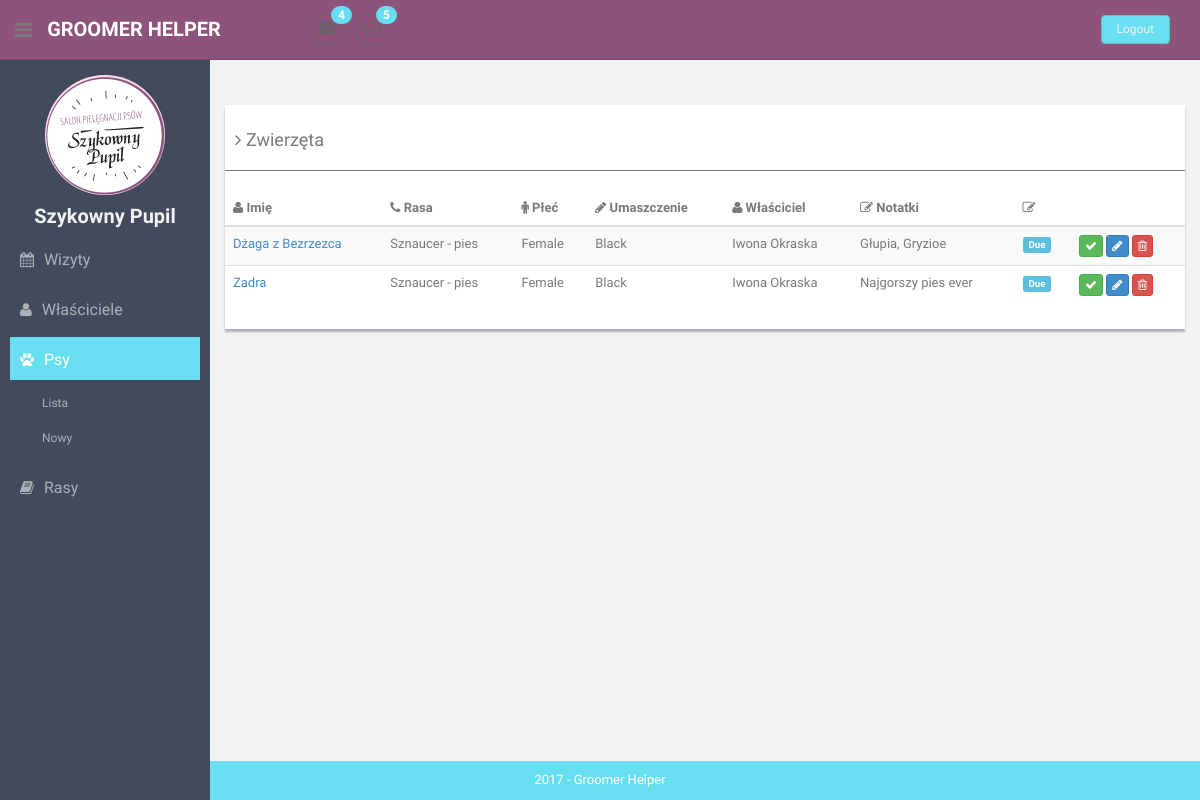
Before: /animals/ with the older database file.
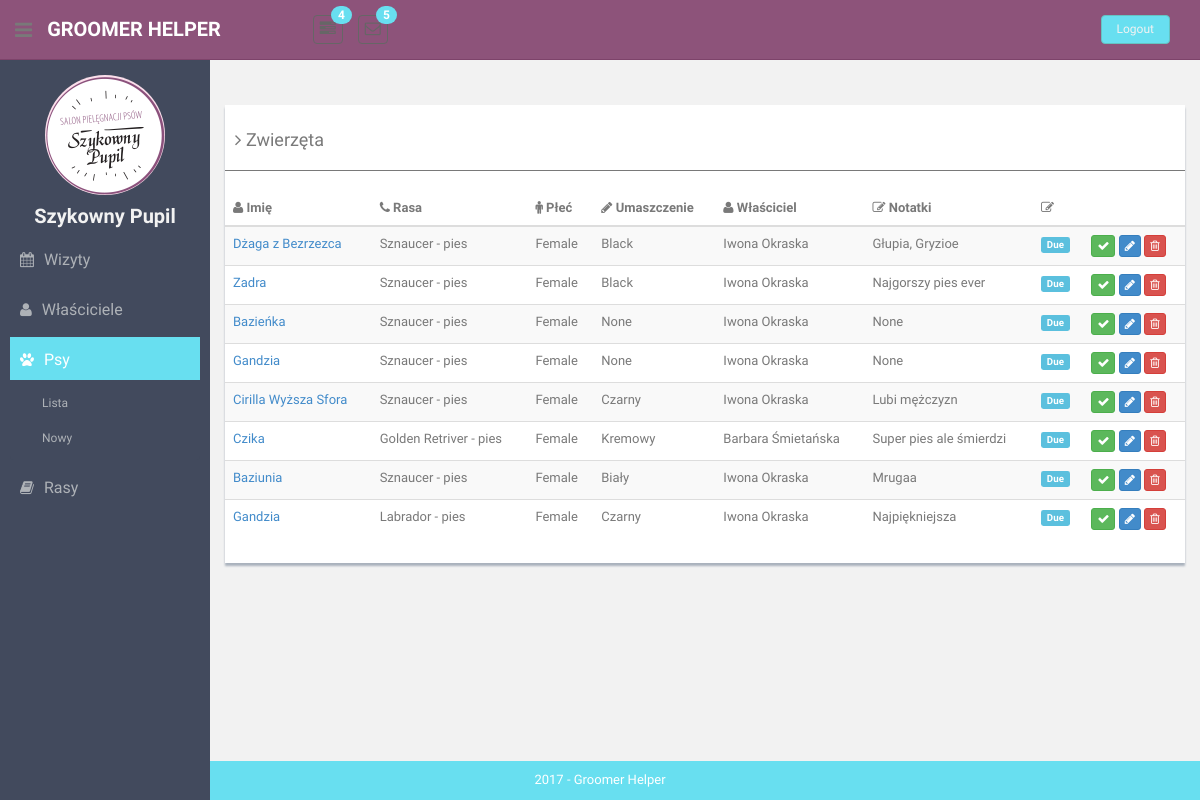
After: the same page with the newer database file.
### animals/models.py (models this page shows, shortened)
class Animal(models.Model):
    GENDER_CHOICES = [
        (True, 'Male'),
        (False, 'Female'),
    ]
    name = models.TextField(max_length=100, blank=True, null=True)
    gender = models.BooleanField(choices=GENDER_CHOICES)
    breed = models.ForeignKey(Breed, on_delete=models.CASCADE)
    color = models.TextField(max_length=100, blank=True, null=True)
    photo = models.ImageField(upload_to='animal-avatars/', default='animal-avatars/None/no-img.png')
    notes = models.TextField(max_length=200, blank=True, null=True)
    owner = models.ForeignKey(
        Owner,
        on_delete=models.CASCADE,
    )
    def gender_verbose(self):
        return dict(Animal.GENDER_CHOICES)[self.gender]

### breeds/models.py (models this page shows)
class Breed(models.Model):
    SIZE_CHOICES = [
        ('miniature', 'Miniature'),
        ('medium', 'Medium'),
        ('large', 'Large'),
        ('giant', 'Giant'),
    ]
    name = models.TextField(max_length=100, blank=False, null=False, unique=True)
    species = models.TextField(max_length=50, blank=False, default='dog')
    size = models.TextField(max_length=20, blank=True, choices=SIZE_CHOICES)
    grooming_notes = models.TextField(max_length=50, blank=True, null=False)
    hair_type = models.TextField(max_length=50, blank=True, null=False)
    weight = models.IntegerField(default=20, blank=False, null=False)
    photo = models.ImageField(null=True)
    def __str__(self):
        return "".join([self.name, " - ", self.species])

### owners/models.py (models this page shows)
class Owner(models.Model):
    full_name = models.TextField(max_length=100, blank=True, null=True)
    phone_number = models.TextField(max_length=20, blank=False, null=False)
    email = models.EmailField(max_length=100, blank=True, null=True)
    location = models.TextField(max_length=200, blank=True, null=True)
    recommended_by = models.ForeignKey('Owner', null=True, on_delete=models.CASCADE)
    def __str__(self):
        return "".join(self.full_name)

### animals/views.py (the view)
# urls.py: path('', views.AnimalListView.as_view(), name='animals-list'),
class AnimalListView(ListView):
    template_name = "animals/list.html"
    model = Animal
    def get_context_data(self, **kwargs):
        context = super().get_context_data(**kwargs)
        context['animals'] = Animal.objects.all()
        context['title'] = 'Zwierzęta' #TODO: Tłumaczeie
        return context

### templatetags/templatetags/my_templatetags.py (called while the page is built)
@register.simple_tag(takes_context=True)
def active(context, pattern_or_urlname):
    try:
        pattern = '^' + reverse(pattern_or_urlname)
    except NoReverseMatch:
        pattern = pattern_or_urlname
    path = context['request'].path
    if re.search(pattern, path):
        return 'active'
    return ''

### templates/animals/list.html
{% extends 'list.html' %}
{% block table-headers %}
    <th><i class="fa fa-user"></i> Imię</th>
    <th class="hidden-phone"><i class="fa fa-phone"></i> Rasa</th>
    <th><i class="fa fa-male"></i> Płeć</th>
    <th><i class="fa fa-pencil"></i> Umaszczenie</th>
    <th><i class="fa fa-user"></i> Właściciel</th>
    <th><i class="fa fa-edit"></i> Notatki</th>
    <th><i class=" fa fa-edit"></i></th>
    <th></th>
{% endblock %}
{% block table-rows %}
    {% for animal in animals %}
        <tr>
            <td><a href="{% url 'animal-details' animal.id %}"> {{ animal.name }} </a></td>
            <td>{{ animal.breed }}</td>
            <td>{{ animal.gender_verbose}}</td>
            <td>{{ animal.color }}</td>
            <td>{{ animal.owner }}</td>
            <td>{{ animal.notes }}</td>
            <td><span class="label label-info label-mini">Due</span></td>
            <td>
                <button class="btn btn-success btn-xs"><i class="fa fa-check"></i></button>
                <button class="btn btn-primary btn-xs"><i class="fa fa-pencil"></i></button>
                <button class="btn btn-danger btn-xs"><i class="fa fa-trash-o "></i></button>
            </td>
        </tr>
    {% endfor %}
{% endblock %}

Changed rows visible on the page:
added Animal: name "Bazieńka", breed "Sznaucer - pies", gender_verbose "Female", color "None", owner "Iwona Okraska", notes "None"
added Animal: name "Gandzia", breed "Sznaucer - pies", gender_verbose "Female", color "None", owner "Iwona Okraska", notes "None"
added Animal: name "Cirilla Wyższa Sfora", breed "Sznaucer - pies", gender_verbose "Female", color "Czarny", owner "Iwona Okraska", notes "Lubi mężczyzn"
added Animal: name "Czika", breed "Golden Retriver - pies", gender_verbose "Female", color "Kremowy", owner "Barbara Śmietańska", notes "Super pies ale śmierdzi"
added Animal: name "Baziunia", breed "Sznaucer - pies", gender_verbose "Female", color "Biały", owner "Iwona Okraska", notes "Mrugaa"
added Animal: name "Gandzia", breed "Labrador - pies", gender_verbose "Female", color "Czarny", owner "Iwona Okraska", notes "Najpiękniejsza"
